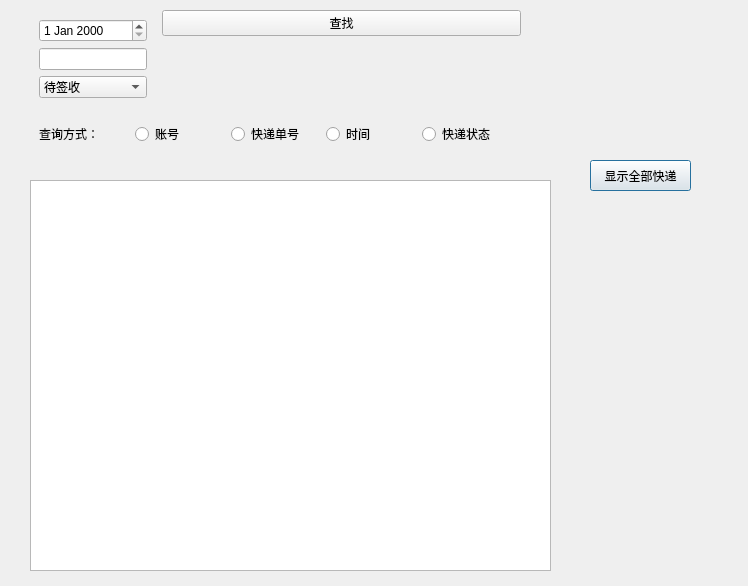
<?xml version="1.0" encoding="UTF-8"?>
<ui version="4.0">
 <class>PackageListWindow</class>
 <widget class="QDialog" name="PackageListWindow">
  <property name="geometry">
   <rect>
    <x>0</x>
    <y>0</y>
    <width>748</width>
    <height>586</height>
   </rect>
  </property>
  <property name="windowTitle">
   <string>Dialog</string>
  </property>
  <widget class="QWidget" name="widget" native="true">
   <property name="geometry">
    <rect>
     <x>10</x>
     <y>10</y>
     <width>726</width>
     <height>564</height>
    </rect>
   </property>
   <widget class="QTableWidget" name="PkgListTb">
    <property name="geometry">
     <rect>
      <x>20</x>
      <y>170</y>
      <width>521</width>
      <height>391</height>
     </rect>
    </property>
    <property name="sizePolicy">
     <sizepolicy hsizetype="Fixed" vsizetype="Expanding">
      <horstretch>60</horstretch>
      <verstretch>20</verstretch>
     </sizepolicy>
    </property>
   </widget>
   <widget class="QPushButton" name="btn_Default">
    <property name="geometry">
     <rect>
      <x>580</x>
      <y>150</y>
      <width>101</width>
      <height>31</height>
     </rect>
    </property>
    <property name="text">
     <string>显示全部快递</string>
    </property>
   </widget>
   <widget class="QWidget" name="widget_4" native="true">
    <property name="geometry">
     <rect>
      <x>20</x>
      <y>0</y>
      <width>491</width>
      <height>161</height>
     </rect>
    </property>
    <layout class="QFormLayout" name="formLayout">
     <item row="0" column="0">
      <widget class="QWidget" name="widget_2" native="true">
       <layout class="QVBoxLayout" name="verticalLayout">
        <item>
         <widget class="QDateEdit" name="date_Date"/>
        </item>
        <item>
         <widget class="QLineEdit" name="line_Search"/>
        </item>
        <item>
         <widget class="QComboBox" name="box_Status">
          <item>
           <property name="text">
            <string>待签收</string>
           </property>
          </item>
          <item>
           <property name="text">
            <string>已签收</string>
           </property>
          </item>
          <item>
           <property name="text">
            <string>待揽收</string>
           </property>
          </item>
         </widget>
        </item>
       </layout>
      </widget>
     </item>
     <item row="1" column="0" colspan="2">
      <widget class="QWidget" name="widget_3" native="true">
       <layout class="QHBoxLayout" name="horizontalLayout_2">
        <item>
         <widget class="QLabel" name="label">
          <property name="text">
           <string>查询方式：</string>
          </property>
         </widget>
        </item>
        <item>
         <widget class="QRadioButton" name="rb_Username">
          <property name="text">
           <string>账号</string>
          </property>
         </widget>
        </item>
        <item>
         <widget class="QRadioButton" name="rb_Index">
          <property name="text">
           <string>快递单号</string>
          </property>
         </widget>
        </item>
        <item>
         <widget class="QRadioButton" name="rb_Time">
          <property name="text">
           <string>时间</string>
          </property>
         </widget>
        </item>
        <item>
         <widget class="QRadioButton" name="rb_Status">
          <property name="text">
           <string>快递状态</string>
          </property>
         </widget>
        </item>
       </layout>
      </widget>
     </item>
     <item row="0" column="1">
      <widget class="QPushButton" name="btn_Search">
       <property name="text">
        <string>查找</string>
       </property>
      </widget>
     </item>
    </layout>
   </widget>
  </widget>
 </widget>
 <resources/>
 <connections/>
</ui>
